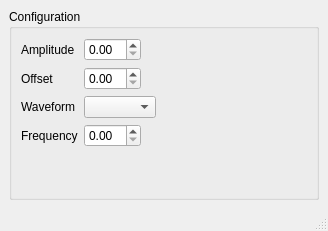
<?xml version="1.0" encoding="UTF-8"?>
<ui version="4.0">
 <class>MainWindow</class>
 <widget class="QMainWindow" name="MainWindow">
  <property name="geometry">
   <rect>
    <x>0</x>
    <y>0</y>
    <width>328</width>
    <height>231</height>
   </rect>
  </property>
  <property name="windowTitle">
   <string>Function Generator</string>
  </property>
  <widget class="QWidget" name="centralwidget">
   <layout class="QVBoxLayout" name="verticalLayout">
    <item>
     <widget class="QGroupBox" name="configBox">
      <property name="title">
       <string>Configuration</string>
      </property>
      <layout class="QVBoxLayout" name="verticalLayout_3">
       <item>
        <layout class="QFormLayout" name="formLayout">
         <property name="fieldGrowthPolicy">
          <enum>QFormLayout::FieldsStayAtSizeHint</enum>
         </property>
         <item row="0" column="0">
          <widget class="QLabel" name="amplitudeLabel">
           <property name="text">
            <string>Amplitude</string>
           </property>
          </widget>
         </item>
         <item row="0" column="1">
          <widget class="QDoubleSpinBox" name="amplitude"/>
         </item>
         <item row="1" column="0">
          <widget class="QLabel" name="offsetLabel">
           <property name="text">
            <string>Offset</string>
           </property>
          </widget>
         </item>
         <item row="1" column="1">
          <widget class="QDoubleSpinBox" name="offset"/>
         </item>
         <item row="2" column="0">
          <widget class="QLabel" name="waveformLabel">
           <property name="text">
            <string>Waveform</string>
           </property>
          </widget>
         </item>
         <item row="2" column="1">
          <widget class="QComboBox" name="waveform"/>
         </item>
         <item row="3" column="0">
          <widget class="QLabel" name="frequencyLabel">
           <property name="text">
            <string>Frequency</string>
           </property>
          </widget>
         </item>
         <item row="3" column="1">
          <widget class="QDoubleSpinBox" name="frequency"/>
         </item>
        </layout>
       </item>
      </layout>
     </widget>
    </item>
   </layout>
  </widget>
  <widget class="QMenuBar" name="menubar">
   <property name="geometry">
    <rect>
     <x>0</x>
     <y>0</y>
     <width>328</width>
     <height>22</height>
    </rect>
   </property>
  </widget>
  <widget class="QStatusBar" name="statusbar"/>
 </widget>
 <resources/>
 <connections/>
</ui>
